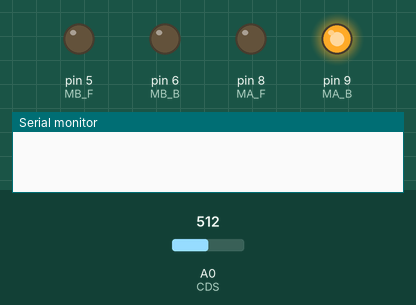
Simulated run of this sketch. Board: Arduino Uno, built with avr-gcc and run on an emulated ATmega328P. On the bench: output pins drawn as LEDs (lit = HIGH), the last lines printed to the serial monitor. Inputs (shaded band) come from the test bench; at power-on: A0 (CDS) = 512.

Above: at 1.2 s.
1.3 s: A0 (CDS) set to 737
2.8 s: A0 (CDS) set to 758
4.3 s: A0 (CDS) set to 660
7.3 s: A0 (CDS) set to 635
At 8.6 s:
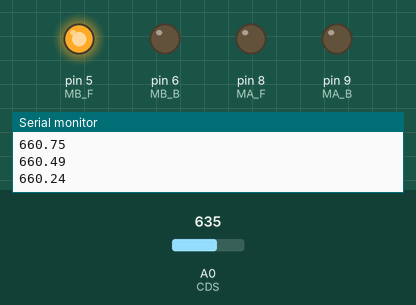
Timing chart, 0 to 12.8 s (numbered marks = the images above; inputs shaded):
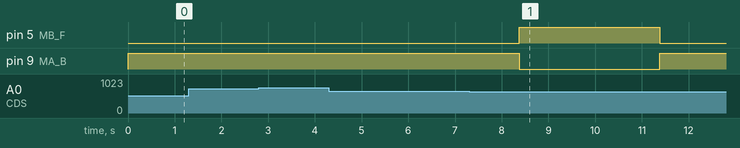

Measured:
- after the input at 1.3 s, every drawn part: stays the same
- after the input at 7.3 s, pin 5 (MB_F): LOW → HIGH after 1.1 s, → LOW 3.0 s later; pin 9 (MA_B): HIGH → LOW after 1.1 s, → HIGH 3.0 s later

The sketch:

outdoor.ino
```cpp
#define CDS A0
#define MA_F 8
#define MA_B 9
#define MB_F 5
#define MB_B 6

float W = 0.01;
float mean = 0.0f;
bool FLAG = false;
unsigned long prev_time = 0, current_time = 0;

void spin(){
  analogWrite(MA_F, 0);
  analogWrite(MA_B, 0);
  analogWrite(MB_F, 255);
  analogWrite(MB_B, 0);
}

void stop(){
  analogWrite(MA_F, 0);
  analogWrite(MA_B, 255);
  analogWrite(MB_F, 0);
  analogWrite(MB_B, 0);
}

void setup() {
  pinMode(CDS, INPUT);

  pinMode(MA_F, OUTPUT);
  pinMode(MA_B, OUTPUT);
  pinMode(MB_F, OUTPUT);
  pinMode(MB_B, OUTPUT);

  stop();

  Serial.begin(9600);
}

void loop() {
  int cValue = analogRead(CDS); //Serial.println(cValue);
  if(FLAG && millis() - prev_time > 3000) { // millis 를 이용해서 3초간 모터 돌리기
    FLAG = false;
    stop();
    Serial.println(millis());
    Serial.println(prev_time);
  }
  if(!FLAG && (cValue > 750)){
    Serial.print("Opened door");
    FLAG = true;
    mean = analogRead(CDS);
    do{
      Serial.println(mean);
    }
    while((mean = analogRead(CDS) * W + mean * (1 - W)) >= 660);
    mean = 0.0f;
    delay(1000);
    spin();
    prev_time = millis();
  }
}
```
